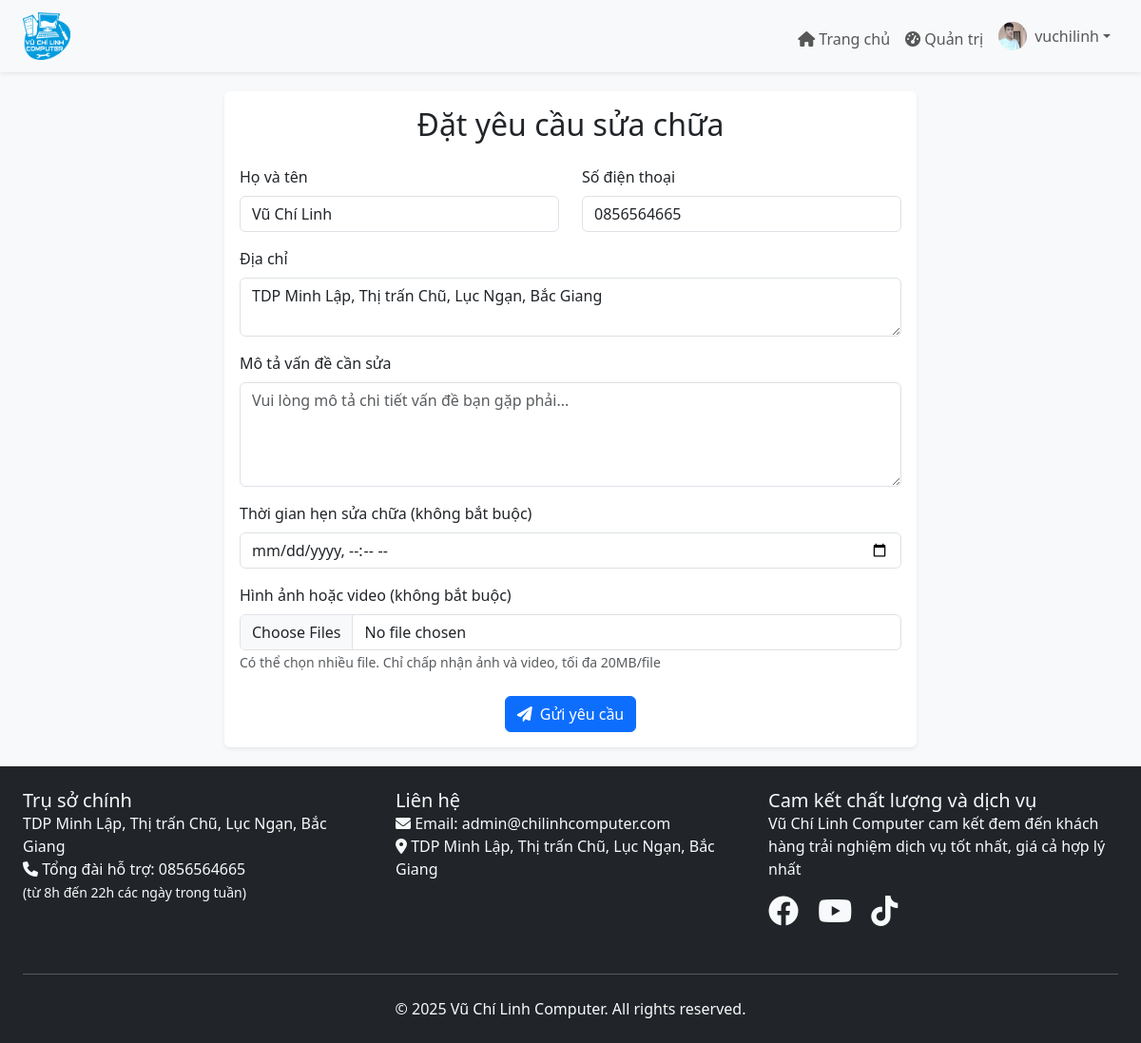
Screenshot of /dat-yeu-cau.php (signed in) with the database file from the repository.
### tables this page shows
CREATE TABLE `user_infos` (
  `id` int NOT NULL,
  `user_id` int NOT NULL,
  `fullname` varchar(100) DEFAULT NULL,
  `phone` varchar(20) DEFAULT NULL,
  `address` text,
  `gender` enum('nam','nu') DEFAULT NULL,
  `avatar` varchar(255) DEFAULT NULL,
  `created_at` timestamp NULL DEFAULT CURRENT_TIMESTAMP,
  `update_at` timestamp NOT NULL DEFAULT CURRENT_TIMESTAMP ON UPDATE CURRENT_TIMESTAMP
);

### dat-yeu-cau.php (the view, shortened to what this page needs)
<?php
require_once 'include/function.php';
if(isset($_SESSION['user_id'])) {
    $stmt = $pdo->prepare("SELECT u.*, ui.* FROM users u LEFT JOIN user_infos ui ON u.id = ui.user_id WHERE u.id = ?");
    $stmt->execute([$_SESSION['user_id']]);
    $user = $stmt->fetch();
}
require_once 'include/layout/header.php';
?>
<div class="container-fluid px-4">
    <div class="row justify-content-center">
        <div class="col-md-8">
            <div class="card shadow-sm">
                <div class="card-body">
                    <h2 class="text-center mb-4">Đặt yêu cầu sửa chữa</h2>
                    <form method="POST" action="" enctype="multipart/form-data">
                        <div class="row">
                            <div class="col-md-6 mb-3">
                                <label class="form-label">Họ và tên</label>
                                <input type="text" class="form-control" name="ho_ten" value="<?php echo isset($user) ? $user['fullname'] : ''; ?>" required>
                            </div>
                            <div class="col-md-6 mb-3">
                                <label class="form-label">Số điện thoại</label>
                                <input type="tel" class="form-control" name="so_dien_thoai" value="<?php echo isset($user) ? $user['phone'] : ''; ?>" required>
                            </div>
                        </div>
                        <div class="mb-3">
                            <label class="form-label">Địa chỉ</label>
                            <textarea class="form-control" name="dia_chi" rows="2" required><?php echo isset($user) ? $user['address'] : ''; ?></textarea>
                        </div>
                        <div class="mb-3">
                            <label class="form-label">Mô tả vấn đề cần sửa</label>
                            <textarea class="form-control" name="mo_ta" rows="4" required placeholder="Vui lòng mô tả chi tiết vấn đề bạn gặp phải..."></textarea>
                        </div>
                        <div class="mb-3">
                            <label class="form-label">Thời gian hẹn sửa chữa (không bắt buộc)</label>
                            <input type="datetime-local" class="form-control" name="thoi_gian_hen" min="<?php echo date('Y-m-d\TH:i'); ?>">
                        </div>
                        <div class="mb-3">
                            <label class="form-label">Hình ảnh hoặc video (không bắt buộc)</label>
                            <input type="file" class="form-control" name="media[]" accept="image/*,video/*" multiple onchange="previewMedia(this);">
                            <small class="text-muted">Có thể chọn nhiều file. Chỉ chấp nhận ảnh và video, tối đa 20MB/file</small>
                        </div>
                        <div class="text-center">
                            <button type="submit" name="submit" class="btn btn-primary">
                                <i class="fas fa-paper-plane me-2"></i>Gửi yêu cầu
                            </button>
                        </div>
                    </form>
                </div>
            </div>
        </div>
    </div>
</div>
<?php require_once 'include/layout/footer.php'; ?>

### include/layout/header.php (shortened to what this page needs)
<!DOCTYPE html>
<html>
<head>
    <link href="https://cdn.jsdelivr.net/npm/bootstrap@5.3.0/dist/css/bootstrap.min.css" rel="stylesheet">
    <link href="https://cdnjs.cloudflare.com/ajax/libs/font-awesome/6.0.0/css/all.min.css" rel="stylesheet">
    <link href="/assets/css/style.css" rel="stylesheet">
</head>
<body>
    <nav class="navbar navbar-expand-lg navbar-light bg-light shadow-sm">
        <div class="container-fluid px-4">
            <a class="navbar-brand" href="/">
                <img src="/assets/media/logo.png" alt="Vũ Chí Linh Computer" width="50">
            </a>
            <div class="collapse navbar-collapse" id="navbarNav">
                <ul class="navbar-nav ms-auto" style="display: flex;align-content: space-around;justify-content: space-between;align-items: flex-end;">
                    <?php if(isset($_SESSION['user_id'])): ?>
                    <li class="nav-item">
                        <a class="nav-link" href="/index.php">
                            <i class="fas fa-home"></i> Trang chủ
                        </a>
                    </li>
                    <li class="nav-item">
                        <?php if($_SESSION['role'] == 1): ?>
                        <a class="nav-link" href="/dashboard/index.php">
                            <i class="fas fa-tachometer-alt"></i> Quản trị
                        </a>
                        <?php elseif($_SESSION['role'] == 2): ?>
                        <a class="nav-link" href="/dashboard/index.php">
                            <i class="fas fa-tachometer-alt"></i> Quản lý
                        </a>
                        <?php elseif($_SESSION['role'] == 3): ?>
                        <a class="nav-link" href="/dashboard/index.php">
                            <i class="fas fa-tachometer-alt"></i> Xem phân công
                        </a>
                        <?php endif; ?>
                    </li>
                    <li class="nav-item dropdown">
                        <a class="nav-link dropdown-toggle d-flex align-items-center" href="#" id="navbarDropdown"
                            role="button" data-bs-toggle="dropdown">
                            <?php
                                $stmt = $pdo->prepare("SELECT avatar FROM user_infos WHERE user_id = ?");
                                $stmt->execute([$_SESSION['user_id']]);
                                $avatar = $stmt->fetchColumn();
                                if($avatar): ?>
                            <img src="/assets/media/uploads/avatars/<?php echo $avatar; ?>" class="rounded-circle me-2"
                                width="30" height="30" style="object-fit: cover;width: 30px;height: 30px;">
                            <?php else: ?>
                            <img src="/assets/media/uploads/avatars/default.jpg" class="rounded-circle me-2" width="30"
                                height="30" style="object-fit: cover;width: 30px;height: 30px;">
                            <?php endif; ?>
                            <?php echo $_SESSION['username']; ?>
                        </a>
                    </li>
                    <?php endif; ?>
                </ul>
            </div>
        </div>
    </nav>
    <div class="main-content">
        <div class="container-fluid px-4">

### assets/css/style.css (style rules this page uses)
* { margin: 0; padding: 0; box-sizing: border-box; }
body { background-color: #f8f9fa; min-height: 100vh; display: flex; flex-direction: column; overflow-x: hidden; }
a { text-decoration: none !important; color: inherit; }
img { max-width: 100%; height: auto; }
.navbar-brand { font-weight: bold; }
.main-content { flex: 1; padding: 20px 0; }
.card { border: none; box-shadow: 0 0 10px rgba(0,0,0,.05); }
h1, h2, h3, h4, h5, h6 { margin: 0; padding: 0; }
.container-fluid { max-width: 1200px; margin: auto; }

### rows the page displays
user_infos: avatar (picture), ho_ten "Vũ Chí Linh", so_dien_thoai "0856564665", dia_chi "TDP Minh Lập, Thị trấn Chũ, Lục Ngạn, Bắc Giang"

### other values shown
$_SESSION['username'] "vuchilinh"
